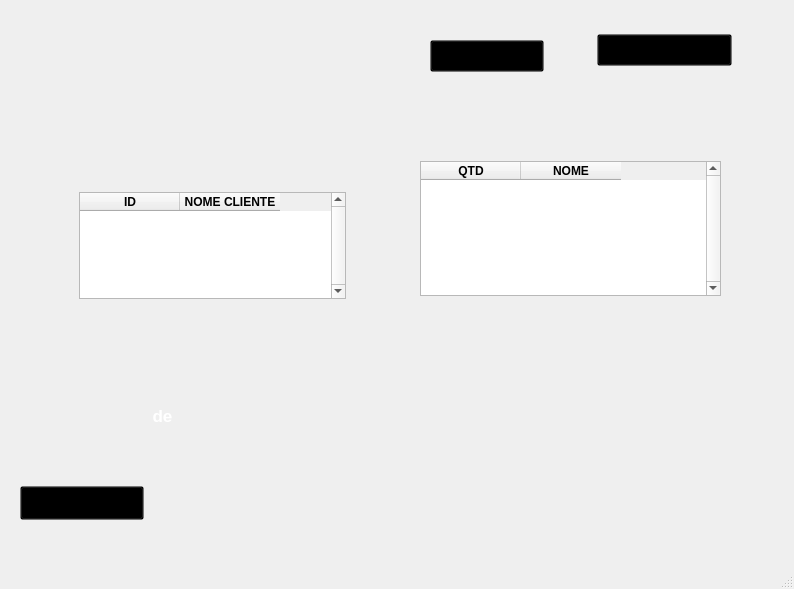
<?xml version="1.0" encoding="UTF-8"?>
<ui version="4.0">
 <class>MainWindow</class>
 <widget class="QMainWindow" name="MainWindow">
  <property name="geometry">
   <rect>
    <x>0</x>
    <y>0</y>
    <width>794</width>
    <height>589</height>
   </rect>
  </property>
  <property name="windowTitle">
   <string>Estatisticas</string>
  </property>
  <widget class="QWidget" name="centralwidget">
   <widget class="QLabel" name="label">
    <property name="geometry">
     <rect>
      <x>0</x>
      <y>0</y>
      <width>800</width>
      <height>550</height>
     </rect>
    </property>
    <property name="layoutDirection">
     <enum>Qt::LeftToRight</enum>
    </property>
    <property name="text">
     <string/>
    </property>
    <property name="pixmap">
     <pixmap>../Telas TRAB/Estatísticas da Empresa.png</pixmap>
    </property>
    <property name="scaledContents">
     <bool>true</bool>
    </property>
    <property name="alignment">
     <set>Qt::AlignCenter</set>
    </property>
   </widget>
   <widget class="QLabel" name="label_2">
    <property name="geometry">
     <rect>
      <x>280</x>
      <y>404</y>
      <width>241</width>
      <height>31</height>
     </rect>
    </property>
    <property name="font">
     <font>
      <pointsize>15</pointsize>
      <weight>75</weight>
      <bold>true</bold>
     </font>
    </property>
    <property name="styleSheet">
     <string notr="true">color: rgb(255, 255, 255);</string>
    </property>
    <property name="text">
     <string/>
    </property>
    <property name="alignment">
     <set>Qt::AlignCenter</set>
    </property>
   </widget>
   <widget class="QLabel" name="label_4">
    <property name="geometry">
     <rect>
      <x>54</x>
      <y>260</y>
      <width>222</width>
      <height>31</height>
     </rect>
    </property>
    <property name="font">
     <font>
      <pointsize>15</pointsize>
      <weight>75</weight>
      <bold>true</bold>
     </font>
    </property>
    <property name="styleSheet">
     <string notr="true">color: rgb(255, 255, 255);</string>
    </property>
    <property name="text">
     <string>MASTERCARD</string>
    </property>
    <property name="alignment">
     <set>Qt::AlignCenter</set>
    </property>
   </widget>
   <widget class="QLabel" name="label_5">
    <property name="geometry">
     <rect>
      <x>36</x>
      <y>400</y>
      <width>105</width>
      <height>31</height>
     </rect>
    </property>
    <property name="font">
     <font>
      <pointsize>13</pointsize>
      <weight>75</weight>
      <bold>true</bold>
     </font>
    </property>
    <property name="styleSheet">
     <string notr="true">color: rgb(255, 255, 255);</string>
    </property>
    <property name="text">
     <string/>
    </property>
    <property name="alignment">
     <set>Qt::AlignCenter</set>
    </property>
   </widget>
   <widget class="QLabel" name="label_6">
    <property name="geometry">
     <rect>
      <x>188</x>
      <y>400</y>
      <width>51</width>
      <height>31</height>
     </rect>
    </property>
    <property name="font">
     <font>
      <pointsize>13</pointsize>
      <weight>75</weight>
      <bold>true</bold>
     </font>
    </property>
    <property name="styleSheet">
     <string notr="true">color: rgb(255, 255, 255);</string>
    </property>
    <property name="text">
     <string/>
    </property>
    <property name="alignment">
     <set>Qt::AlignCenter</set>
    </property>
   </widget>
   <widget class="QPushButton" name="pushButton">
    <property name="geometry">
     <rect>
      <x>20</x>
      <y>486</y>
      <width>124</width>
      <height>34</height>
     </rect>
    </property>
    <property name="cursor">
     <cursorShape>OpenHandCursor</cursorShape>
    </property>
    <property name="styleSheet">
     <string notr="true">background-color: transparent;</string>
    </property>
    <property name="text">
     <string/>
    </property>
   </widget>
   <widget class="QPushButton" name="pushButton_2">
    <property name="geometry">
     <rect>
      <x>430</x>
      <y>40</y>
      <width>114</width>
      <height>32</height>
     </rect>
    </property>
    <property name="cursor">
     <cursorShape>OpenHandCursor</cursorShape>
    </property>
    <property name="styleSheet">
     <string notr="true">background-color: transparent;</string>
    </property>
    <property name="text">
     <string/>
    </property>
   </widget>
   <widget class="QTableWidget" name="tableWidget">
    <property name="geometry">
     <rect>
      <x>420</x>
      <y>161</y>
      <width>301</width>
      <height>135</height>
     </rect>
    </property>
    <property name="verticalScrollBarPolicy">
     <enum>Qt::ScrollBarAlwaysOn</enum>
    </property>
    <attribute name="verticalHeaderVisible">
     <bool>false</bool>
    </attribute>
    <attribute name="verticalHeaderHighlightSections">
     <bool>false</bool>
    </attribute>
    <column>
     <property name="text">
      <string>QTD</string>
     </property>
     <property name="font">
      <font>
       <weight>75</weight>
       <bold>true</bold>
      </font>
     </property>
    </column>
    <column>
     <property name="text">
      <string>NOME</string>
     </property>
     <property name="font">
      <font>
       <weight>75</weight>
       <bold>true</bold>
      </font>
     </property>
    </column>
   </widget>
   <widget class="QTableWidget" name="tableWidget_2">
    <property name="geometry">
     <rect>
      <x>79</x>
      <y>192</y>
      <width>267</width>
      <height>107</height>
     </rect>
    </property>
    <property name="verticalScrollBarPolicy">
     <enum>Qt::ScrollBarAlwaysOn</enum>
    </property>
    <attribute name="verticalHeaderVisible">
     <bool>false</bool>
    </attribute>
    <attribute name="verticalHeaderHighlightSections">
     <bool>false</bool>
    </attribute>
    <column>
     <property name="text">
      <string>ID</string>
     </property>
     <property name="font">
      <font>
       <weight>75</weight>
       <bold>true</bold>
      </font>
     </property>
    </column>
    <column>
     <property name="text">
      <string>NOME CLIENTE</string>
     </property>
     <property name="font">
      <font>
       <weight>75</weight>
       <bold>true</bold>
      </font>
     </property>
    </column>
   </widget>
   <widget class="QLabel" name="label_3">
    <property name="geometry">
     <rect>
      <x>541</x>
      <y>399</y>
      <width>238</width>
      <height>31</height>
     </rect>
    </property>
    <property name="font">
     <font>
      <pointsize>15</pointsize>
      <weight>75</weight>
      <bold>true</bold>
     </font>
    </property>
    <property name="styleSheet">
     <string notr="true">color: rgb(255, 255, 255);</string>
    </property>
    <property name="text">
     <string/>
    </property>
    <property name="alignment">
     <set>Qt::AlignCenter</set>
    </property>
   </widget>
   <widget class="QPushButton" name="pushButton_3">
    <property name="geometry">
     <rect>
      <x>597</x>
      <y>34</y>
      <width>135</width>
      <height>32</height>
     </rect>
    </property>
    <property name="cursor">
     <cursorShape>OpenHandCursor</cursorShape>
    </property>
    <property name="styleSheet">
     <string notr="true">background-color: transparent;</string>
    </property>
    <property name="text">
     <string/>
    </property>
   </widget>
   <widget class="QLineEdit" name="lineEdit">
    <property name="geometry">
     <rect>
      <x>203</x>
      <y>158</y>
      <width>85</width>
      <height>24</height>
     </rect>
    </property>
    <property name="font">
     <font>
      <pointsize>10</pointsize>
     </font>
    </property>
    <property name="styleSheet">
     <string notr="true">background-color:transparent;</string>
    </property>
    <property name="maxLength">
     <number>4</number>
    </property>
    <property name="frame">
     <bool>false</bool>
    </property>
   </widget>
   <widget class="QLabel" name="label_7">
    <property name="geometry">
     <rect>
      <x>137</x>
      <y>400</y>
      <width>51</width>
      <height>31</height>
     </rect>
    </property>
    <property name="font">
     <font>
      <pointsize>13</pointsize>
      <weight>75</weight>
      <bold>true</bold>
     </font>
    </property>
    <property name="styleSheet">
     <string notr="true">color: rgb(255, 255, 255);</string>
    </property>
    <property name="text">
     <string>de</string>
    </property>
    <property name="alignment">
     <set>Qt::AlignCenter</set>
    </property>
   </widget>
  </widget>
  <widget class="QMenuBar" name="menubar">
   <property name="geometry">
    <rect>
     <x>0</x>
     <y>0</y>
     <width>794</width>
     <height>21</height>
    </rect>
   </property>
  </widget>
  <widget class="QStatusBar" name="statusbar"/>
 </widget>
 <resources/>
 <connections/>
</ui>
